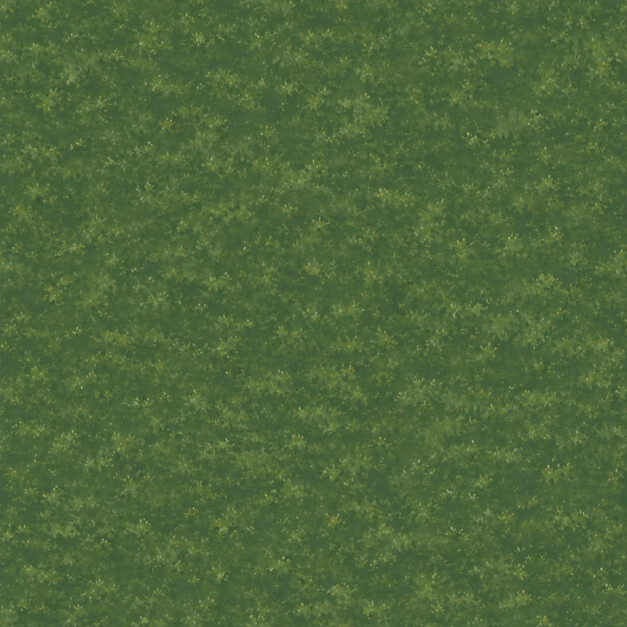
#> input picture docs/art/maps/reference-ground-036/r001/meadow-albedo.png, 1254 x 1254 px (shown at 1/2 size)
$ python -i evidence_043.py   (imports and definitions only)
#> lines starting #> are read from the running program, lines starting #| are printed output that depends on the picture
"""043 evidence bundle: comparison sheets, pixel diffs and a SHA-256 list built ONLY from the
current captures and current sources (043-V8). Previous bundles are kept under history/.

Usage (project root): /usr/bin/python3 Tools/Art/evidence_043.py <bundle-name>
Diff threshold "gt12" means sum over RGB of |a-b| > 12 (same rule the reviewer reproduced).
"""
import hashlib
import json
import re
import shutil
import sys
from pathlib import Path

import numpy as np
from PIL import Image, ImageDraw

ROOT = Path(__file__).resolve().parents[2]
OUT = ROOT / 'output/lowpoly-shader-043/r001'
CAP = OUT / 'captures'
BUNDLE = sys.argv[1]
SOURCES = [
    'Assets/DeadSurvivor/Art/LowPoly043/Shaders/DSLowPolyPalette.shader',
    'Assets/DeadSurvivor/Art/LowPoly043/Palette/palette-r001.png',
    'Assets/DeadSurvivor/Art/LowPoly043/Palette/palette-r001.json',
    *[f'Assets/DeadSurvivor/Art/LowPoly043/Materials/LowPoly043_{p}.mat' for p in ('Ground', 'Soil', 'Path', 'Stone', 'Foliage')],
    'Assets/DeadSurvivor/Art/LowPoly043/Meshes/Meshes043.asset',
    'Assets/DeadSurvivor/Art/LowPoly043/Props/stone/model.fbx', 'Assets/DeadSurvivor/Art/LowPoly043/Props/shrub/model.fbx',
    'Assets/DeadSurvivor/Art/LowPoly043/Props/stone/stone.prefab', 'Assets/DeadSurvivor/Art/LowPoly043/Props/shrub/shrub.prefab',
    'Assets/DeadSurvivor/Scenes/Map043_LowPolyShader_r001/Map043_LowPolyShader.unity',
    'Tools/Art/build_lowpoly_043.cs', 'Tools/Art/palette_extract_043.py', 'Tools/Art/repaint_tripo_043.py',
    'Tools/Art/preview_043.py', 'Tools/Art/evidence_043.py',
]


def sha(p):
    return hashlib.sha256(Path(p).read_bytes()).hexdigest()


def rgb(p):
    return np.asarray(Image.open(p).convert('RGB')).astype(int)


def diff(a, b):
    d = np.abs(rgb(a) - rgb(b)).sum(2)
    return d


W = 760


def load(p, asp=None):
    im = Image.open(p).convert('RGB')
#> im is the input picture: PIL image 1254x1254 RGB; mean R, G, B 78.4, 104, 59.5
    if asp:
        w, h = im.size
        th = int(w / asp)
        if th < h:
            im = im.crop((0, (h - th) // 2, w, (h - th) // 2 + th))
    return im.resize((W, int(im.size[1] * W / im.size[0])), Image.Resampling.BICUBIC)
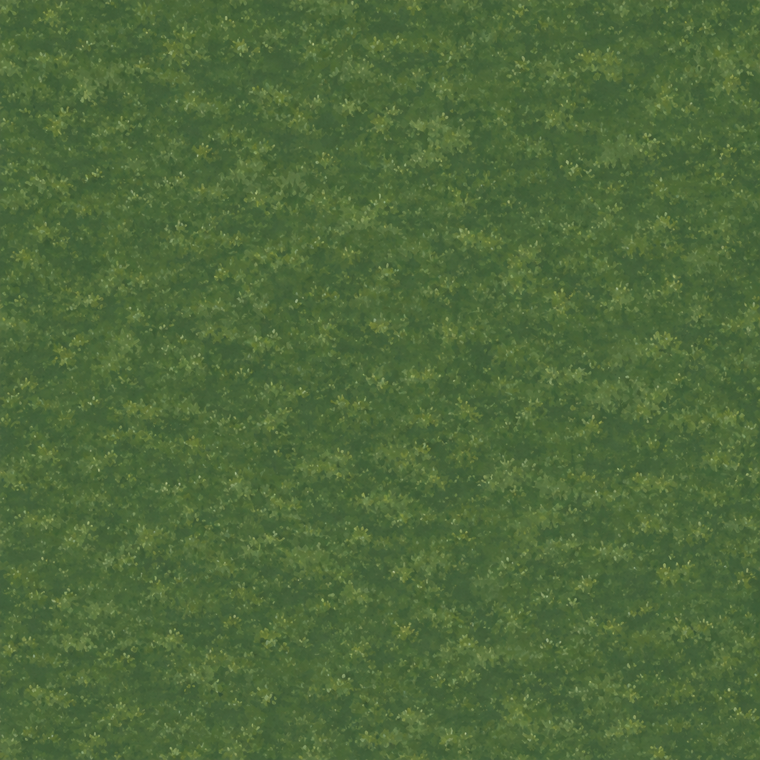
#> returned value: PIL image 760x760 RGB; mean R, G, B 78.4, 104, 59.5


# [79 lines left out: functions sheet, main, not called in this run]


# [2 lines not run here, left out]

>>> result = load('../../docs/art/maps/reference-ground-036/r001/meadow-albedo.png')
